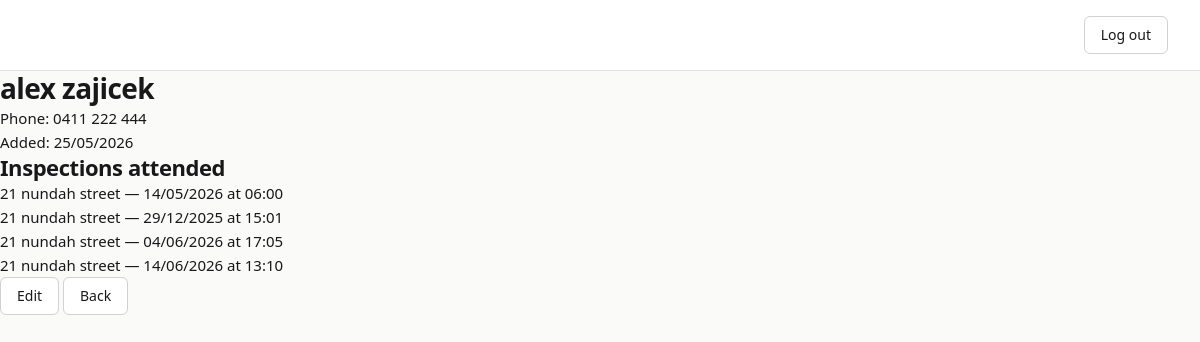
The app's page /prospects/1/ with its own data.
### prospects/models.py (models this page shows, shortened)
class Prospect(models.Model):
    first_name = models.CharField(max_length=100)
    last_name = models.CharField(max_length=100)
    phone = models.CharField(max_length=20, unique=True)
    inspections = models.ManyToManyField(Inspection, related_name='prospects')
    created_at = models.DateTimeField(auto_now_add=True)

### propertytrack/models.py (models this page shows, shortened)
class Inspection(models.Model):
    STATUS_CHOICES = [
        ('scheduled', 'Scheduled'),
        ('in_progress', 'In Progress'),
        ('completed', 'Completed'),
    ]
    rental = models.ForeignKey(Rental, on_delete=models.CASCADE)
    inspection_date = models.DateTimeField()
    notes = models.TextField(blank=True, null=True)
    created_at = models.DateTimeField(auto_now_add=True)
    status = models.CharField(max_length=20, choices=STATUS_CHOICES, default='scheduled')

class Rental(models.Model):
    address = models.CharField(max_length=255)
    rent_amount = models.DecimalField(max_digits=8, decimal_places=2)
    is_archived = models.BooleanField(default=False)
    created_at = models.DateTimeField(auto_now_add=True)

### prospects/views.py (the view)
# urls.py: path("<int:prospect_id>/", views.prospect_detail, name="prospect_detail"),
def prospect_detail(request, prospect_id):
    prospect = get_object_or_404(Prospect, id=prospect_id)
    inspections = prospect.inspections.all()
    return render(request, 'prospects/prospect_detail.html', {'prospect': prospect, 'inspections': inspections})

### prospects/templates/prospects/prospect_detail.html (shortened to what this page needs)
{% load static %}
<!DOCTYPE html>
<html lang="en">
<head>
    <link rel="stylesheet" href="{% static 'propertytrack/styles.css' %}">
</head>
<body>
    <div class="header">
        <form action="{% url 'agents:logout' %}" method="post">
            <button type="submit">Log out</button>
        </form>
    </div>
    <h1>{{ prospect.first_name }} {{ prospect.last_name }}</h1>
    <p>Phone: {{ prospect.phone }}</p>
    <p>Added: {{ prospect.created_at|date:"d/m/Y" }}</p>
    <h2>Inspections attended</h2>
    {% for inspection in inspections %}
        <p>{{ inspection.rental.address }} — {{ inspection.inspection_date|date:"d/m/Y" }} at {{ inspection.inspection_date|time:"H:i" }}</p>
    {% empty %}
        <p>No inspections recorded.</p>
    {% endfor %}
    <a href="{% url 'prospects:prospect_update' prospect.id %}"><button>Edit</button></a>
    <a href="{% url 'prospects:prospect_search' %}"><button>Back</button></a>
</body>
</html>

### propertytrack/static/propertytrack/styles.css (style rules this page uses)
*, *::before, *::after { box-sizing: border-box; margin: 0; padding: 0; }
:root { --color-bg: #FAFAF9; --color-surface: #FFFFFF; --color-border: #E4E4E7; --color-border-mid: #D1D1D6; --color-text: #18181B; --color-muted: #71717A; --color-accent: #2563EB; --color-accent-hover: #1D4ED8; --color-success: #16A34A; --color-danger: #DC2626; --space-1: 4px; --space-2: 8px; --space-3: 12px; --space-4: 16px; --space-5: 20px; --space-6: 24px; --space-8: 32px; --space-10: 40px; --radius-sm: 6px; --radius-md: 10px; --radius-lg: 14px; --font: system-ui, -apple-system, "Segoe UI", Roboto, Arial, sans-serif; --font-mono: "SF Mono", "Fira Code", "Fira Mono", monospace; }
body { font-family: var(--font); font-size: 15px; line-height: 1.6; color: var(--color-text); background-color: var(--color-bg); -webkit-font-smoothing: antialiased; }
.header { display: flex; justify-content: space-between; align-items: center; background-color: var(--color-surface); padding: var(--space-4) var(--space-8); border-bottom: 1px solid var(--color-border); position: sticky; top: 0; z-index: 100; }
button, .btn { display: inline-flex; align-items: center; gap: var(--space-2); font-family: var(--font); font-size: 14px; font-weight: 500; padding: var(--space-2) var(--space-4); border-radius: var(--radius-sm); border: 1px solid var(--color-border-mid); background-color: var(--color-surface); color: var(--color-text); cursor: pointer; text-decoration: none; transition: background-color 0.15s ease, border-color 0.15s ease, color 0.15s ease; line-height: 1.4; }
a { color: var(--color-accent); text-decoration: none; transition: color 0.15s ease; }
h1, h2, h3, h4 { font-weight: 600; letter-spacing: -0.02em; line-height: 1.25; color: var(--color-text); }
h1 { font-size: 28px; }
h2 { font-size: 22px; }

### records on screen
Prospect: first_name "alex", last_name "zajicek", phone "0411 222 444", created_at "25/05/2026"
Inspection: rental.address "21 nundah street", inspection_date "14/05/2026", inspection_date "06:00"
Inspection: rental.address "21 nundah street", inspection_date "29/12/2025", inspection_date "15:01"
Inspection: rental.address "21 nundah street", inspection_date "04/06/2026", inspection_date "17:05"
Inspection: rental.address "21 nundah street", inspection_date "14/06/2026", inspection_date "13:10"
